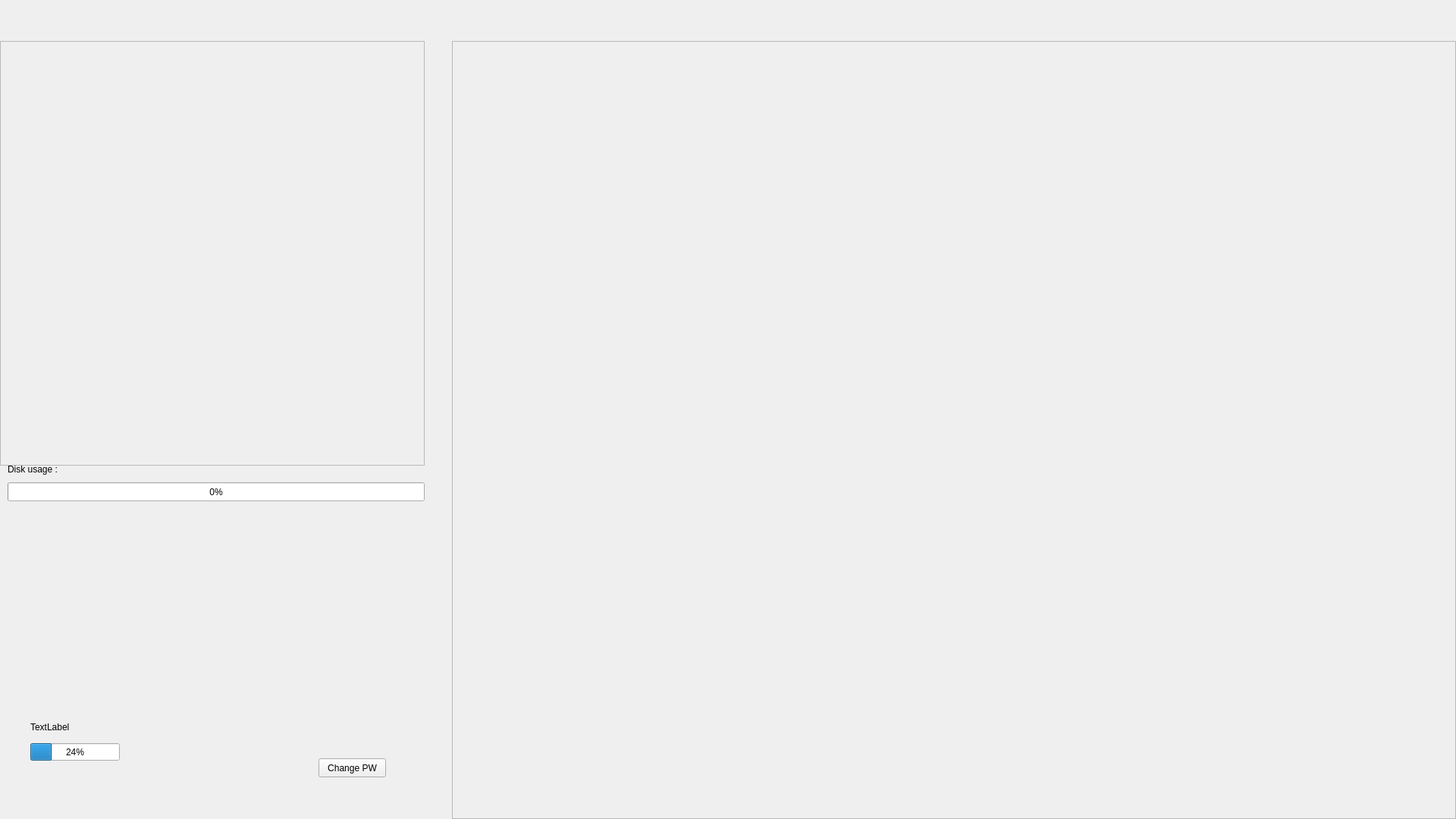
<?xml version="1.0" encoding="UTF-8"?>
<ui version="4.0">
 <class>MainWindow</class>
 <widget class="QMainWindow" name="MainWindow">
  <property name="geometry">
   <rect>
    <x>0</x>
    <y>0</y>
    <width>1920</width>
    <height>1080</height>
   </rect>
  </property>
  <property name="windowTitle">
   <string>MainWindow</string>
  </property>
  <widget class="QWidget" name="centralWidget">
   <widget class="QProgressBar" name="progressBar">
    <property name="geometry">
     <rect>
      <x>40</x>
      <y>980</y>
      <width>118</width>
      <height>23</height>
     </rect>
    </property>
    <property name="value">
     <number>24</number>
    </property>
   </widget>
   <widget class="QLabel" name="labelStatus">
    <property name="geometry">
     <rect>
      <x>40</x>
      <y>950</y>
      <width>550</width>
      <height>17</height>
     </rect>
    </property>
    <property name="text">
     <string>TextLabel</string>
    </property>
   </widget>
   <widget class="QPushButton" name="btn_changepassword">
    <property name="geometry">
     <rect>
      <x>420</x>
      <y>1000</y>
      <width>89</width>
      <height>25</height>
     </rect>
    </property>
    <property name="text">
     <string>Change PW</string>
    </property>
   </widget>
   <widget class="QProgressBar" name="ProgressBar_DiskUsage">
    <property name="geometry">
     <rect>
      <x>10</x>
      <y>636</y>
      <width>550</width>
      <height>25</height>
     </rect>
    </property>
    <property name="value">
     <number>0</number>
    </property>
   </widget>
   <widget class="AspectRatioFrame" name="Frame_CropBMP">
    <property name="geometry">
     <rect>
      <x>0</x>
      <y>54</y>
      <width>560</width>
      <height>560</height>
     </rect>
    </property>
    <property name="sizePolicy">
     <sizepolicy hsizetype="Expanding" vsizetype="Preferred">
      <horstretch>0</horstretch>
      <verstretch>0</verstretch>
     </sizepolicy>
    </property>
    <property name="minimumSize">
     <size>
      <width>0</width>
      <height>0</height>
     </size>
    </property>
    <property name="frameShape">
     <enum>QFrame::StyledPanel</enum>
    </property>
    <property name="frameShadow">
     <enum>QFrame::Raised</enum>
    </property>
   </widget>
   <widget class="QLabel" name="Label_DiskUsage">
    <property name="geometry">
     <rect>
      <x>10</x>
      <y>606</y>
      <width>550</width>
      <height>25</height>
     </rect>
    </property>
    <property name="text">
     <string>Disk usage :  </string>
    </property>
   </widget>
   <widget class="AspectRatioFrame" name="Frame_Live">
    <property name="geometry">
     <rect>
      <x>596</x>
      <y>54</y>
      <width>1324</width>
      <height>1026</height>
     </rect>
    </property>
    <property name="sizePolicy">
     <sizepolicy hsizetype="Expanding" vsizetype="Preferred">
      <horstretch>0</horstretch>
      <verstretch>0</verstretch>
     </sizepolicy>
    </property>
    <property name="minimumSize">
     <size>
      <width>0</width>
      <height>0</height>
     </size>
    </property>
    <property name="frameShape">
     <enum>QFrame::StyledPanel</enum>
    </property>
    <property name="frameShadow">
     <enum>QFrame::Raised</enum>
    </property>
   </widget>
   <widget class="QLabel" name="Label_DiskInfo">
    <property name="geometry">
     <rect>
      <x>10</x>
      <y>670</y>
      <width>550</width>
      <height>30</height>
     </rect>
    </property>
    <property name="text">
     <string/>
    </property>
    <property name="wordWrap">
     <bool>true</bool>
    </property>
   </widget>
  </widget>
 </widget>
 <layoutdefault spacing="6" margin="11"/>
 <customwidgets>
  <customwidget>
   <class>AspectRatioFrame</class>
   <extends>QFrame</extends>
   <header>aspectratioframe.h</header>
   <container>1</container>
  </customwidget>
 </customwidgets>
 <resources/>
 <connections/>
</ui>
